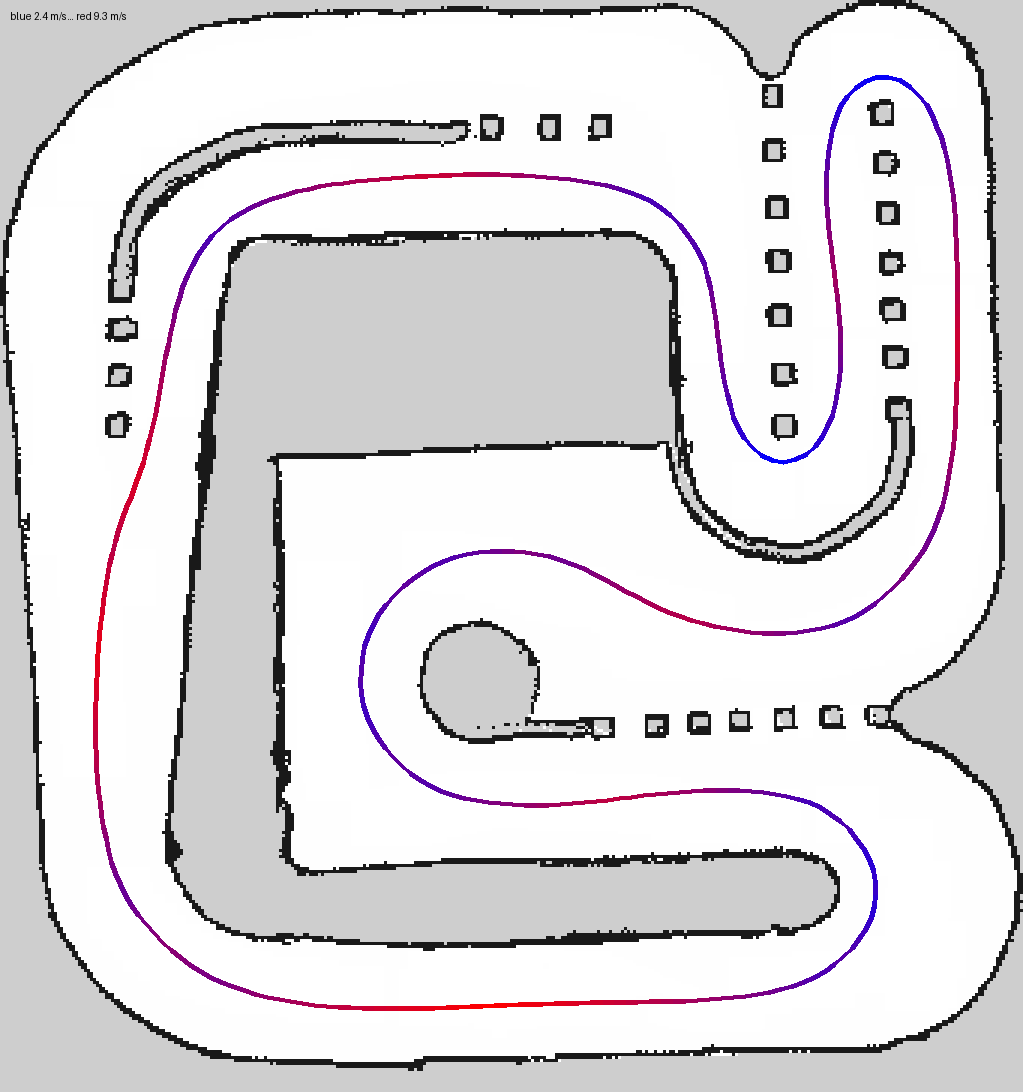

Write the Python code that produced this figure.
"""Work out the speed table for the racing line and show it.

    python training/speed_table.py                      # with pure_pursuit.DEFAULTS
    python training/speed_table.py --mu 0.8 --a-brake 5  # try other values

The table (raceline.speed_table) gives one target speed per racing-line
point: as fast as the corner allows (mu), with neighbouring points never
further apart in speed than braking at a_brake allows. There is no top speed.
The driver does not use the table yet; this is for looking at it. (Its
current speed rule still uses pure_pursuit.DEFAULTS['v_max'].)

Prints a summary and every 10th point, and writes
    training/speed_table.csv   every point: index, distance along the lap, x, y, curvature, speed
    training/speed_table.png   the line on the map, blue = slow, red = fast
"""

import argparse
from pathlib import Path

import numpy as np
import yaml
from PIL import Image, ImageDraw

import sim
from team_driver.pure_pursuit import DEFAULTS
from team_driver.raceline import lap_time, speed_table
from team_driver.residual import path_geometry

HERE = Path(__file__).resolve().parent
SCALE = 3          # the png is drawn this many times larger than the map


def main():
    parser = argparse.ArgumentParser(description=__doc__,
                                     formatter_class=argparse.RawDescriptionHelpFormatter)
    parser.add_argument('--mu', type=float, default=DEFAULTS['mu'], help='cornering grip')
    parser.add_argument('--a-brake', type=float, default=DEFAULTS['a_brake'],
                        help='largest change of speed [m/s^2], both ways')
    args = parser.parse_args()
    params = dict(DEFAULTS, mu=args.mu, a_brake=args.a_brake)

    path = sim.racing_line()
    _, curvature = path_geometry(path)
    speeds = speed_table(path, curvature, params)

    gap = np.linalg.norm(np.roll(path, -1, axis=0) - path, axis=1)
    along = np.concatenate([[0.0], np.cumsum(gap)[:-1]])      # metres from point 0
    slow, fast = np.argmin(speeds), np.argmax(speeds)
    print(f'\nmu {args.mu}, a_brake {args.a_brake} m/s^2')
    print(f'{len(path)} points, lap {gap.sum():.1f} m')
    print(f'slowest {speeds[slow]:.2f} m/s at point {slow} ({path[slow, 0]:.1f}, {path[slow, 1]:.1f})')
    print(f'fastest {speeds[fast]:.2f} m/s at point {fast} ({path[fast, 0]:.1f}, {path[fast, 1]:.1f})')
    print(f'lap time at exactly these speeds: {lap_time(path, speeds):.2f} s '
          f'(the car will be slower: it reacts late and does not hit every speed exactly)\n')

    print(' point      s [m]      x      y   curvature  speed [m/s]')
    for i in range(0, len(path), 10):
        print(f'{i:6d}   {along[i]:7.1f}  {path[i, 0]:5.1f}  {path[i, 1]:5.1f}'
              f'   {curvature[i]:8.3f}   {speeds[i]:6.2f}')

    table = np.column_stack([np.arange(len(path)), along, path, curvature, speeds])
    np.savetxt(HERE / 'speed_table.csv', table, delimiter=',', fmt=['%d'] + ['%.4f'] * 5,
               header='point,s,x,y,curvature,speed', comments='')
    draw(path, speeds, HERE / 'speed_table.png')
    print(f'\nwrote {HERE / "speed_table.csv"} and {HERE / "speed_table.png"}')


def draw(path, speeds, file):
    """The racing line on the map, each piece coloured by its speed."""
    meta = yaml.safe_load(open(sim.MAP_YAML))
    image = Image.open(sim.MAP_YAML.parent / meta['image']).convert('RGB')
    height, resolution = image.height, meta['resolution']
    origin_x, origin_y = meta['origin'][:2]
    image = image.resize((image.width * SCALE, height * SCALE), Image.NEAREST)
    pen = ImageDraw.Draw(image)

    def pixel(point):                       # map (x, y) [m] -> image (column, row)
        return ((point[0] - origin_x) / resolution * SCALE,
                (height - (point[1] - origin_y) / resolution) * SCALE)

    low, high = speeds.min(), speeds.max()
    for i in range(len(path)):
        share = (speeds[i] - low) / max(high - low, 1e-9)     # 0 = slowest, 1 = fastest
        colour = (int(255 * share), 0, int(255 * (1 - share)))
        pen.line([pixel(path[i]), pixel(path[(i + 1) % len(path)])], fill=colour, width=5)
    pen.text((10, 10), f'blue {low:.1f} m/s ... red {high:.1f} m/s', fill=(0, 0, 0))
    image.save(file)


if __name__ == '__main__':
    main()
